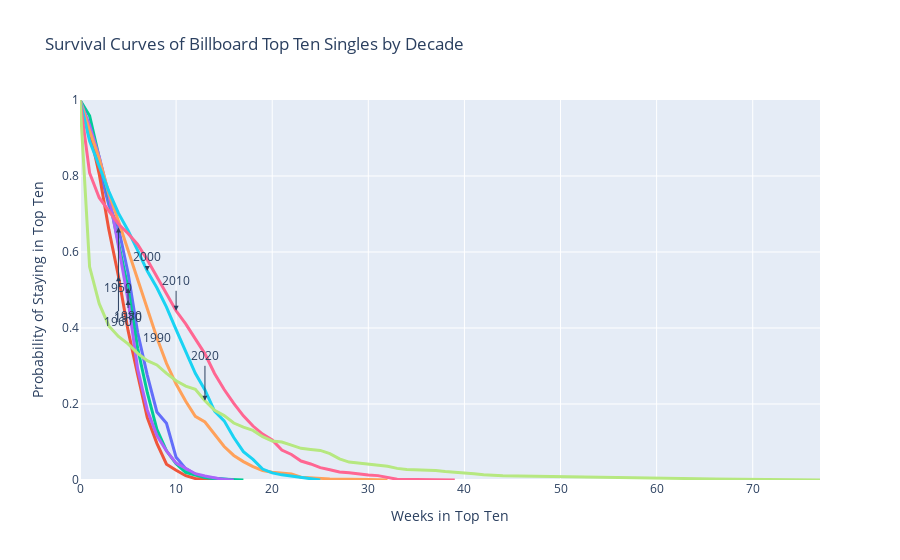

Here is the notebook cell this chart was saved with:
### Code cell
#Survival analysis by decade
# Clean figure
fig = go.Figure()
kmf = KaplanMeierFitter()

# Only unique decades
decades = sorted(df['Decade'].dropna().unique())

for i, decade in enumerate(decades):
    group = df[df['Decade'] == decade]
    if len(group) == 0:
        continue

    # Fit Kaplan-Meier curve
    kmf.fit(group["Weeks in Top Ten"], event_observed=[1]*len(group))
    surv = kmf.survival_function_.reset_index()
    surv.columns = ["Weeks in Top Ten", "Probability of Staying"]

    # Add survival curve
    fig.add_trace(
        go.Scatter(
            x=surv["Weeks in Top Ten"],
            y=surv["Probability of Staying"],
            mode="lines",
            name=str(decade),
            line=dict(width=3)
        )
    )

    # Automatically pick evenly spaced points along the middle 80% of the curve
    n_labels = 1
    start_idx = int(len(surv) * 0.3)   # skip first 10%
    end_idx = int(len(surv) * 0.95)     # skip last 10%
    indices = np.linspace(start_idx, end_idx, n_labels, dtype=int)

    for j, idx in enumerate(indices):
        # stagger labels vertically to reduce overlap
        y_offset = 15 * (i - len(decades)/2) + 10 * (j - (n_labels-1)/2)

        # Add annotation once per point
        fig.add_annotation(
            x=surv["Weeks in Top Ten"].iloc[idx],
            y=surv["Probability of Staying"].iloc[idx],
            text=f"{decade}",
            showarrow=True,
            arrowhead=2,
            font=dict(size=12),
            ax=0,
            ay=-y_offset
        )

# Layout
fig.update_layout(
    title="Survival Curves of Billboard Top Ten Singles by Decade",
    xaxis_title="Weeks in Top Ten",
    yaxis_title="Probability of Staying in Top Ten",
    yaxis=dict(range=[0, 1]),
    showlegend=False
)

fig.show()

### Figure 1 — Plotly figure (JSON) as saved in the notebook; plotly's stock layout.template omitted (floating-point values rounded to 4 significant figures)
{"data": [{"line": {"width": 3}, "mode": "lines", "name": "1950", "type": "scatter", "x": [0.0, 1.0, 2.0, 3.0, 4.0, 5.0, 6.0, 7.0, 8.0, 9.0, 10.0, 11.0, 12.0, 13.0, 16.0], "y": [1.0, 0.9104, 0.8209, 0.7239, 0.6642, 0.5448, 0.3881, 0.2761, 0.1791, 0.1493, 0.0597, 0.02985, 0.01493, 0.007463, 0.0]}, {"line": {"width": 3}, "mode": "lines", "name": "1960", "type": "scatter", "x": [0.0, 1.0, 2.0, 3.0, 4.0, 5.0, 6.0, 7.0, 8.0, 9.0, 10.0, 11.0, 12.0, 13.0, 14.0], "y": [1.0, 0.9177, 0.8051, 0.6594, 0.5364, 0.3936, 0.2772, 0.1646, 0.0965, 0.04163, 0.02554, 0.01135, 0.003784, 0.0009461, 0.0]}, {"line": {"width": 3}, "mode": "lines", "name": "1970", "type": "scatter", "x": [0.0, 1.0, 2.0, 3.0, 4.0, 5.0, 6.0, 7.0, 8.0, 9.0, 10.0, 11.0, 12.0, 13.0, 14.0, 15.0, 16.0, 17.0], "y": [1.0, 0.9584, 0.8486, 0.742, 0.6237, 0.5053, 0.3465, 0.2303, 0.1333, 0.07676, 0.04264, 0.02026, 0.01279, 0.006397, 0.003198, 0.002132, 0.001066, 0.0]}, {"line": {"width": 3}, "mode": "lines", "name": "1980", "type": "scatter", "x": [0.0, 1.0, 2.0, 3.0, 4.0, 5.0, 6.0, 7.0, 8.0, 9.0, 10.0, 11.0, 12.0, 13.0, 14.0, 15.0, 16.0], "y": [1.0, 0.9326, 0.8508, 0.7492, 0.6155, 0.4736, 0.2922, 0.1845, 0.1171, 0.07668, 0.04456, 0.03109, 0.01658, 0.01036, 0.005181, 0.001036, 0.0]}, {"line": {"width": 3}, "mode": "lines", "name": "1990", "type": "scatter", "x": [0.0, 1.0, 2.0, 3.0, 4.0, 5.0, 6.0, 7.0, 8.0, 9.0, 10.0, 11.0, 12.0, 13.0, 14.0, 15.0, 16.0, 17.0, 18.0, 19.0, 20.0, 21.0, 22.0, 23.0, 24.0, 25.0, 26.0, 30.0, 32.0], "y": [1.0, 0.9192, 0.8458, 0.7548, 0.6814, 0.605, 0.5272, 0.4537, 0.3744, 0.3069, 0.2526, 0.207, 0.1674, 0.1527, 0.1204, 0.08811, 0.06461, 0.04846, 0.03524, 0.02496, 0.02056, 0.01909, 0.01615, 0.007342, 0.005874, 0.004405, 0.002937, 0.001468, 0.0]}, {"line": {"width": 3}, "mode": "lines", "name": "2000", "type": "scatter", "x": [0.0, 1.0, 2.0, 3.0, 4.0, 5.0, 6.0, 7.0, 8.0, 9.0, 10.0, 11.0, 12.0, 13.0, 14.0, 15.0, 16.0, 17.0, 18.0, 19.0, 20.0, 21.0, 22.0, 23.0, 24.0, 25.0], "y": [1.0, 0.8917, 0.8257, 0.7597, 0.7022, 0.6565, 0.6041, 0.5499, 0.5059, 0.4552, 0.3959, 0.3401, 0.2809, 0.2369, 0.181, 0.1557, 0.1117, 0.07445, 0.05415, 0.02876, 0.01861, 0.01354, 0.01015, 0.005076, 0.001692, 0.0]}, {"line": {"width": 3}, "mode": "lines", "name": "2010", "type": "scatter", "x": [0.0, 1.0, 2.0, 3.0, 4.0, 5.0, 6.0, 7.0, 8.0, 9.0, 10.0, 11.0, 12.0, 13.0, 14.0, 15.0, 16.0, 17.0, 18.0, 19.0, 20.0, 21.0, 22.0, 23.0, 24.0, 25.0, 26.0, 27.0, 28.0, 29.0, 30.0, 31.0, 32.0, 33.0, 39.0], "y": [1.0, 0.8081, 0.7428, 0.7083, 0.6737, 0.6488, 0.62, 0.5797, 0.5336, 0.4914, 0.4453, 0.4107, 0.3724, 0.3321, 0.2802, 0.238, 0.2015, 0.1689, 0.142, 0.1209, 0.1056, 0.07869, 0.06718, 0.0499, 0.04223, 0.03263, 0.02687, 0.02111, 0.01919, 0.01536, 0.01344, 0.01152, 0.007678, 0.001919, 0.0]}, {"line": {"width": 3}, "mode": "lines", "name": "2020", "type": "scatter", "x": [0.0, 1.0, 2.0, 3.0, 4.0, 5.0, 6.0, 7.0, 8.0, 9.0, 10.0, 11.0, 12.0, 13.0, 14.0, 15.0, 16.0, 17.0, 18.0, 19.0, 20.0, 21.0, 22.0, 23.0, 24.0, 25.0, 26.0, 27.0, 28.0, 29.0, 30.0, 31.0, 32.0, 33.0, 34.0, 37.0, 38.0, 41.0, 42.0, 44.0, 50.0, 57.0, 66.0, 77.0], "y": [1.0, 0.5611, 0.4639, 0.4056, 0.3778, 0.3583, 0.3333, 0.3139, 0.3028, 0.2806, 0.2611, 0.2472, 0.2389, 0.2083, 0.1833, 0.1694, 0.15, 0.1389, 0.1306, 0.1139, 0.1028, 0.1, 0.09167, 0.08333, 0.08056, 0.07778, 0.06944, 0.05556, 0.04722, 0.04444, 0.04167, 0.03889, 0.03611, 0.03056, 0.02778, 0.025, 0.02222, 0.01667, 0.01389, 0.01111, 0.008333, 0.005556, 0.002778, 0.0]}], "layout": {"annotations": [{"arrowhead": 2, "ax": 0, "ay": 60, "font": {"size": 12}, "showarrow": true, "text": "1950", "x": 4, "y": 0.6642}, {"arrowhead": 2, "ax": 0, "ay": 45, "font": {"size": 12}, "showarrow": true, "text": "1960", "x": 4, "y": 0.5364}, {"arrowhead": 2, "ax": 0, "ay": 30, "font": {"size": 12}, "showarrow": true, "text": "1970", "x": 5, "y": 0.5053}, {"arrowhead": 2, "ax": 0, "ay": 15, "font": {"size": 12}, "showarrow": true, "text": "1980", "x": 5, "y": 0.4736}, {"arrowhead": 2, "ax": 0, "ay": 0, "font": {"size": 12}, "showarrow": true, "text": "1990", "x": 8, "y": 0.3744}, {"arrowhead": 2, "ax": 0, "ay": -15, "font": {"size": 12}, "showarrow": true, "text": "2000", "x": 7, "y": 0.5499}, {"arrowhead": 2, "ax": 0, "ay": -30, "font": {"size": 12}, "showarrow": true, "text": "2010", "x": 10, "y": 0.4453}, {"arrowhead": 2, "ax": 0, "ay": -45, "font": {"size": 12}, "showarrow": true, "text": "2020", "x": 13, "y": 0.2083}], "showlegend": false, "title": {"text": "Survival Curves of Billboard Top Ten Singles by Decade"}, "xaxis": {"title": {"text": "Weeks in Top Ten"}}, "yaxis": {"range": [0, 1], "title": {"text": "Probability of Staying in Top Ten"}}}}
